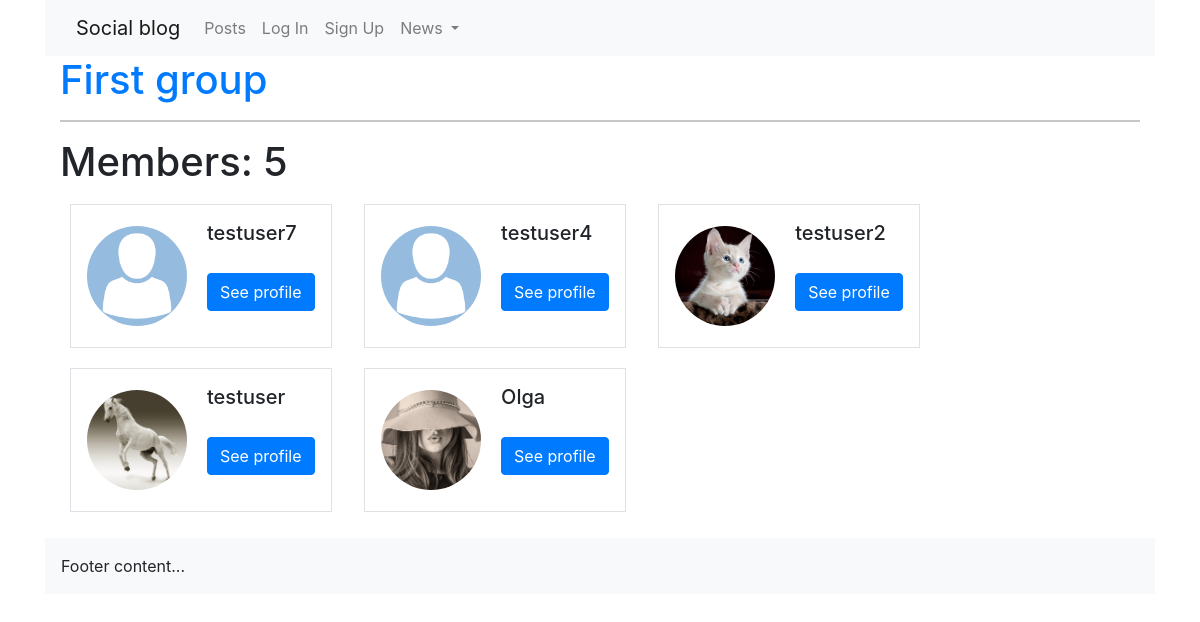
The page /groups/members/in/first-group/ on the database its author committed.
### groups/models.py (models this page shows, shortened)
class Group(models.Model):
    name = models.CharField(max_length=250, unique=True)
    slug = models.SlugField(null=True, unique=True)
    description = models.TextField(blank=True, default='')
    description_html = models.TextField(editable=False, default='', blank=True)
    members = models.ManyToManyField('profiles.Profile', through='GroupMember')
    class Meta:
        ordering = ['name']

### profiles/models.py (models this page shows, shortened)
class Profile(models.Model):
    first_name = models.CharField(max_length=100, blank=True)
    last_name = models.CharField(max_length=100, blank=True)
    user = models.OneToOneField(User, on_delete=models.CASCADE)
    bio = models.TextField(default='No bio...')
    friends = models.ManyToManyField(User, related_name='friends', blank=True)
    email = models.EmailField(max_length=200, blank=True)
    country = models.CharField(max_length=200,blank=True)
    avatar = models.ImageField(default='avatar.png', upload_to='avatars/')
    slug = models.SlugField(unique=True, blank=True)
    updated = models.DateTimeField(auto_now=True)
    created = models.DateTimeField(auto_now_add=True)
    objects = ProfileManager()
    def __str__(self):
        return f'{self.user.username}'   #-{self.created.strftime("%d-%m-%Y")}
    __initial_first_name = None
    __initial_last_name = None
    def __init__(self, *args, **kwargs):
        super().__init__(*args, **kwargs)
        self.__initial_first_name = self.first_name
        self.__initial_last_name = self.last_name
    class Meta:
        ordering = ['-created',]

### groups/views.py (the view)
# urls.py: path('members/in/<slug:slug>/',views.ListMembersGroup.as_view(), name='members_in_group')
class ListMembersGroup(generic.DetailView):
    model = Group
    template_name = 'groups/group_member_list.html'

### profiles/context_processors.py (called while the page is built)
def profile_pic(request):
    if request.user.is_authenticated:
        profile_obj = Profile.objects.get(user=request.user)
        pic = profile_obj.avatar
        return {'picture': pic}
    return {}

def invitations_no_rec(request):
    if request.user.is_authenticated:
        profile_obj = Profile.objects.get(user=request.user)
        qs_count = Relationship.objects.invitations_received(profile_obj).count()
        return {'invitations_no': qs_count}
    return {}

### groups/templates/groups/group_member_list.html
<!DOCTYPE html>
{% extends 'base.html'%}
{% block content %}
    <h1><a href="{% url 'groups:single' slug=group.slug %}">{{group.name}}</a></h1><hr>
    <h1>Members: {{group.members.count}}</h1>
    <ul class="list-inline">
        {% for name in group.members.all %}
            <li class="list-inline-item">
                <div class="media border p-3" style="margin:10px;">
                    <img class="align-self-center avatar" style="margin-right: 20px;"src="{{name.avatar.url}}">
                    <div class="media-body">
                        <h5>{{name}}</h5>
                        <a href="{% url 'profiles:profile_detail_view' slug=name.slug %}">
                        <button class="btn btn-primary">See profile</button></a>
                    </div>
                </div>
            </li>
        {% endfor %}
    </ul>
{% endblock %}

### static/social_blog/css/master.css (style rules this page uses)
.avatar { width: 100px; height: 100px; object-fit:cover; border-radius: 50%; }
.btn, .card { margin-top: 20px; margin-bottom: 20px; }

### rows shown on the page
Group: name "First group", members.count "5"
Profile: avatar (placeholder picture), user.username "testuser7"
Profile: avatar (placeholder picture), user.username "testuser4"
Profile: avatar (picture), user.username "testuser2"
Profile: avatar (picture), user.username "testuser"
Profile: avatar (picture), user.username "Olga"
